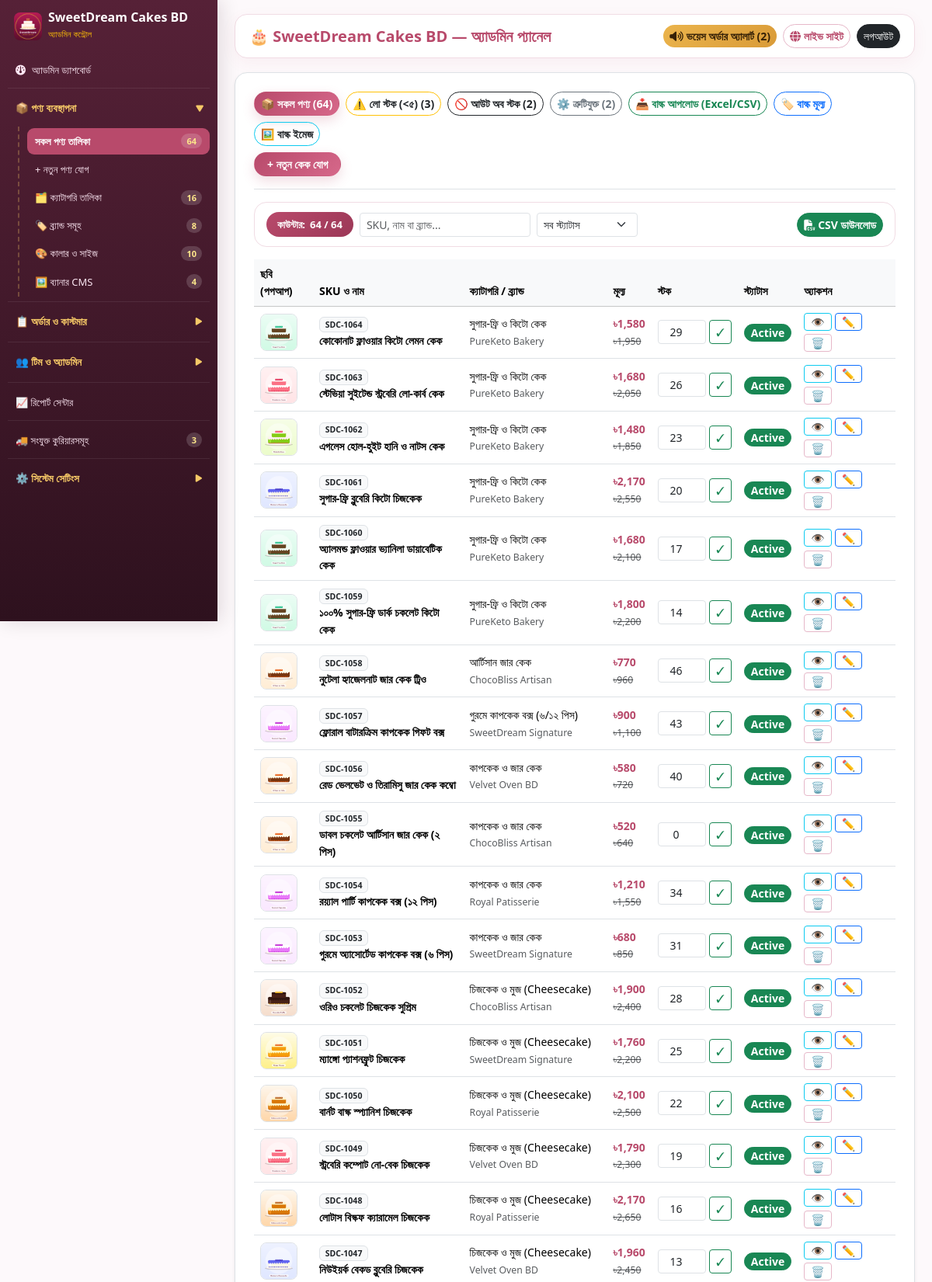
The app's page /admin/index.php?tab=products (signed in, upper part) with its own data.
### tables this page shows
CREATE TABLE products (
    id INTEGER PRIMARY KEY AUTOINCREMENT,
    sku TEXT UNIQUE NOT NULL,
    name TEXT NOT NULL,
    slug TEXT UNIQUE NOT NULL,
    category_id INTEGER NOT NULL,
    brand_id INTEGER NOT NULL,
    regular_price REAL NOT NULL,
    discount_price REAL NOT NULL,
    discount_percent INTEGER DEFAULT 0,
    stock INTEGER DEFAULT 10,
    defective_flag INTEGER DEFAULT 0,
    defective_note TEXT DEFAULT '',
    rating REAL DEFAULT 4.8,
    review_count INTEGER DEFAULT 0,
    short_desc TEXT DEFAULT '',
    desc_step1 TEXT DEFAULT '',
    desc_step2 TEXT DEFAULT '',
    desc_step3 TEXT DEFAULT '',
    delivery_info TEXT DEFAULT '',
    benefits_info TEXT DEFAULT '',
    authentic_info TEXT DEFAULT '',
    replacement_info TEXT DEFAULT '',
    images_json TEXT DEFAULT '[]',
    variants_json TEXT DEFAULT '[]',
    is_featured INTEGER DEFAULT 1,
    status INTEGER DEFAULT 1,
    created_at TEXT DEFAULT CURRENT_TIMESTAMP
);

CREATE TABLE categories (
    id INTEGER PRIMARY KEY AUTOINCREMENT,
    parent_id INTEGER DEFAULT 0,
    name TEXT NOT NULL,
    slug TEXT UNIQUE NOT NULL,
    icon TEXT DEFAULT 'fa-cake-candles',
    image TEXT DEFAULT '',
    sort_order INTEGER DEFAULT 0,
    status INTEGER DEFAULT 1
);

CREATE TABLE brands (
    id INTEGER PRIMARY KEY AUTOINCREMENT,
    name TEXT NOT NULL,
    slug TEXT UNIQUE NOT NULL,
    logo TEXT DEFAULT '',
    description TEXT DEFAULT '',
    status INTEGER DEFAULT 1
);

### includes/functions.php (called while the page is built, shortened)
<?php
require_once __DIR__ . '/config.php';
function format_tk(float $amount): string {
    return setting('currency', '৳') . number_format($amount, 0);
}
function product_images(array $p): array {
    $imgs = json_decode($p['images_json'] ?? '[]', true);
    return $imgs;
}

### includes/config.php (called while the page is built, shortened)
<?php
function admin_img_src(string $path): string {
    return '../' . ltrim($path, '/');
}
function db(): PDO {
    static $pdo = null;
    if ($pdo === null) {
        $pdo = new PDO('sqlite:' . DB_PATH, null, null, [
            PDO::ATTR_ERRMODE => PDO::ERRMODE_EXCEPTION,
            PDO::ATTR_DEFAULT_FETCH_MODE => PDO::FETCH_ASSOC,
        ]);
        $pdo->exec('PRAGMA journal_mode = WAL;');
        $pdo->exec('PRAGMA synchronous = NORMAL;');
        $pdo->exec('PRAGMA temp_store = MEMORY;');
        $pdo->exec('PRAGMA cache_size = -16000;');
        $pdo->exec('PRAGMA foreign_keys = ON;');
    }
    return $pdo;
}
function get_settings(bool $forceReload = false): array {
    static $settings = null;
    if ($settings === null || $forceReload) {
        $settings = [
            'site_name' => 'SweetDream Cakes BD',
            'site_bn_name' => 'সুইটড্রিম কেকস বিডি',
            'tagline' => 'সকল প্রকার প্রিমিয়াম ও কাস্টম কেকের বিশ্বস্ত অনলাইন বেকারি',
            'phone' => '+880 1581-703822',
            'phone2' => '+880 1818-273838',
            'whatsapp' => '8801581703822',
            'email' => 'jainal.dcitbd@gmail.com',
            'address' => 'চৌধুরী প্লাজা, নিচতলা, রুম নং ৩, পদুয়ার বাজার বিশ্বরোড, কুমিল্লা-৩৫০০, বাংলাদেশ',
            'notice_text' => '🎂 যেকোনো কেক অর্ডারে পাচ্ছেন ৩৫% পর্যন্ত ছাড়! সেইম-ডে এক্সপ্রেস ডেলিভারি চালু আছে | হটলাইন: 01581-703822 | কাস্টম ফটো ও বার্থডে কেকের জন্য হোয়াটসঅ্যাপে অর্ডার করুন।',
            'currency' => '৳',
            'delivery_inside' => '70',
            'delivery_outside' => '130',
            'free_delivery_min' => '2500',
            'facebook_url' => 'https://facebook.com/sweetdreamcakesbd',
            'instagram_url' => 'https://instagram.com/sweetdreamcakesbd',
            'youtube_url' => 'https://youtube.com/@sweetdreamcakesbd',
            'tiktok_url' => 'https://tiktok.com/@sweetdreamcakesbd',
            'linkedin_url' => 'https://linkedin.com/company/sweetdreamcakesbd',
            'twitter_url' => 'https://x.com/sweetdreamcakes',
            'map_embed_url' => 'https://www.google.com/maps?q=Paduar+Bazar+Bishwa+Road+Comilla+Bangladesh&output=embed',
            'business_hours' => 'প্রতিদিন সকাল ৯:০০ টা — রাত ১১:০০ টা (সপ্তাহে ৭ দিন)',
            'telegram_bot_token' => '',
            'telegram_chat_id' => '',
            'meta_pixel_id' => '',
        ];
        try {
            $rows = db()->query("SELECT setting_key, setting_value FROM settings")->fetchAll();
            foreach ($rows as $r) {
                $settings[$r['setting_key']] = $r['setting_value'];
            }
        } catch (Throwable $e) {}
    }
    return $settings;
}
function setting(string $key, string $default = ''): string {
    $all = get_settings();
    return $all[$key] ?? $default;
}
function e($str): string {
    return htmlspecialchars((string)$str, ENT_QUOTES, 'UTF-8');
}

### admin/views_products.php (the view, shortened to what this page needs)
<?php
if ($tab === 'products'):
    $sub = $_GET['sub'] ?? 'all';
    $where = '1=1';
    $rows = $pdo->query("SELECT p.*, c.name AS cat_name, b.name AS brand_name FROM products p LEFT JOIN categories c ON c.id=p.category_id LEFT JOIN brands b ON b.id=p.brand_id WHERE {$where} ORDER BY p.id DESC")->fetchAll();
?>
<div class="bg-white p-4 rounded-4 border shadow-sm">
  <div class="d-flex flex-wrap justify-content-between align-items-center gap-2 mb-3 pb-3 border-bottom">
    <div class="d-flex flex-wrap gap-2">
      <a href="?tab=products&sub=all" class="btn btn-sm rounded-pill fw-bold <?= $sub==='all'?'btn-danger':'btn-outline-danger' ?>">📦 সকল পণ্য (<?= $cnt['products'] ?>)</a>
      <a href="?tab=products&sub=low_stock" class="btn btn-sm rounded-pill fw-bold <?= $sub==='low_stock'?'btn-warning':'btn-outline-warning text-dark' ?>">⚠️ লো স্টক (&lt;৫) (<?= $cnt['low_stock'] ?>)</a>
      <a href="?tab=products&sub=out_stock" class="btn btn-sm rounded-pill fw-bold <?= $sub==='out_stock'?'btn-dark':'btn-outline-dark' ?>">🚫 আউট অব স্টক (<?= $cnt['out_stock'] ?>)</a>
      <a href="?tab=products&sub=defective" class="btn btn-sm rounded-pill fw-bold <?= $sub==='defective'?'btn-secondary':'btn-outline-secondary' ?>">⚙️ ত্রুটিযুক্ত (<?= $cnt['defective'] ?>)</a>
      <a href="?tab=products&sub=bulk_upload" class="btn btn-sm rounded-pill fw-bold <?= $sub==='bulk_upload'?'btn-success':'btn-outline-success' ?>">📥 বাল্ক আপলোড (Excel/CSV)</a>
      <a href="?tab=products&sub=bulk_price" class="btn btn-sm rounded-pill fw-bold <?= $sub==='bulk_price'?'btn-primary':'btn-outline-primary' ?>">🏷️ বাল্ক মূল্য</a>
      <a href="?tab=products&sub=bulk_image" class="btn btn-sm rounded-pill fw-bold <?= $sub==='bulk_image'?'btn-info text-dark':'btn-outline-info text-dark' ?>">🖼️ বাল্ক ইমেজ</a>
    </div>
    <a href="?tab=add_product" class="btn btn-sm btn-danger rounded-pill fw-bold px-3">+ নতুন কেক যোগ</a>
  </div>
  <?php if ($sub === 'bulk_upload'): ?>
    <h6 class="fw-bold text-success mb-2">📥 বাল্ক পণ্য আপলোড (Excel / CSV ফাইল)</h6>
    <p class="small text-muted">কলাম: <code>sku, name, category_id, brand_id, regular_price, discount_price, stock, image_url</code></p>
    <form method="post" enctype="multipart/form-data" id="bulkExcelForm" class="d-flex gap-2 flex-wrap align-items-center">
      <input type="hidden" name="admin_action" value="bulk_upload_csv">
      <input type="file" name="csv_file" id="bulkExcelInput" class="form-control" style="max-width:340px;" accept=".csv,.xls,.xlsx" required>
      <button type="submit" class="btn btn-success rounded-pill fw-bold px-4">Excel / CSV আপলোড</button>
      <button type="button" class="btn btn-outline-secondary btn-sm rounded-pill" onclick="downloadSampleCakeCSV()">📥 টেমপ্লেট ফাইল ডাউনলোড</button>
    </form>
    <script src="https://cdn.jsdelivr.net/npm/xlsx@0.18.5/dist/xlsx.full.min.js"></script>
    <script>
    function downloadSampleCakeCSV() {
      const csv = "\uFEFFsku,name,category_id,brand_id,regular_price,discount_price,stock,image_url\nSDC-9001,Royal Chocolate Cake,2,1,1800,1450,15,assets/images/cakes/chocolate-truffle.png\n";
      const a = document.createElement("a");
      a.href = URL.createObjectURL(new Blob([csv], {type:"text/csv;charset=utf-8;"}));
      a.download = "cake-bulk-template.csv"; a.click();
    }
    document.getElementById("bulkExcelInput")?.addEventListener("change", async (e) => {
      const f = e.target.files[0];
      if (!f || f.name.toLowerCase().endsWith(".csv") || typeof XLSX === "undefined") return;
      const buf = await f.arrayBuffer();
      const wb = XLSX.read(buf, {type:"array"});
      const csvStr = XLSX.utils.sheet_to_csv(wb.Sheets[wb.SheetNames[0]]);
      const dt = new DataTransfer();
      dt.items.add(new File([csvStr], "converted.csv", {type:"text/csv"}));
      e.target.files = dt.files;
      showToast("✅ Excel ফাইল প্রস্তুত হয়েছে, এখন আপলোড চাপুন!", "success");
    });
    </script>
  <?php else: ?>
    <div class="digital-filter-bar">
      <div class="d-flex flex-wrap gap-2 align-items-center">
        <span class="digital-counter-pill">কাউন্টার: <span id="admProdCnt"><?= count($rows) ?> / <?= count($rows) ?></span></span>
        <input type="text" id="admProdSearch" class="form-control form-control-sm" style="width:220px;" placeholder="SKU, নাম বা ব্র্যান্ড..." oninput="filterDigitalTable('admProdTbl','admProdSearch','admProdStat','admProdCnt')">
        <select id="admProdStat" class="form-select form-select-sm" style="width:130px;" onchange="filterDigitalTable('admProdTbl','admProdSearch','admProdStat','admProdCnt')">
          <option value="">সব স্ট্যাটাস</option><option value="active">Active</option><option value="inactive">Deactive</option>
        </select>
      </div>
      <button class="btn btn-sm btn-success rounded-pill fw-bold" onclick="exportTableToCSV('admProdTbl','products.csv')"><i class="fa-solid fa-file-csv me-1"></i>CSV ডাউনলোড</button>
    </div>
    <div class="table-responsive">
      <table class="table table-hover align-middle small" id="admProdTbl">
        <thead class="table-light"><tr><th>ছবি (পপআপ)</th><th>SKU ও নাম</th><th>ক্যাটাগরি / ব্র্যান্ড</th><th>মূল্য</th><th>স্টক</th><th>স্ট্যাটাস</th><th class="no-csv">অ্যাকশন</th></tr></thead>
        <tbody>
          <?php foreach ($rows as $r): $imgSrc = admin_img_src(product_images($r)[0]); $isAct = (int)$r['status'] === 1; ?>
            <tr data-status="<?= $isAct ? 'active' : 'inactive' ?>">
              <td><img src="<?= e($imgSrc) ?>" width="48" height="48" class="rounded-3 object-fit-cover border" style="cursor:zoom-in;" onclick="openImagePopup(this.src)" title="বড় করে দেখতে ক্লিক করুন"></td>
              <td><span class="badge bg-light text-dark border"><?= e($r['sku']) ?></span><div class="fw-bold"><?= e($r['name']) ?></div></td>
              <td><?= e($r['cat_name']) ?><br><small class="text-muted"><?= e($r['brand_name']) ?></small></td>
              <td><strong class="text-danger"><?= format_tk((float)$r['discount_price']) ?></strong><br><small class="text-muted text-decoration-line-through"><?= format_tk((float)$r['regular_price']) ?></small></td>
              <td>
                <form method="post" class="d-flex gap-1" style="width:95px;">
                  <input type="number" name="stock" value="<?= (int)$r['stock'] ?>" class="form-control form-control-sm text-center">
                  <button class="btn btn-sm btn-outline-success py-0 px-2">✓</button>
                </form>
              </td>
              <td>
                <form method="post">
                  <button class="btn btn-sm py-0 rounded-pill fw-bold <?= $isAct ? 'btn-success' : 'btn-secondary' ?>"><?= $isAct ? 'Active' : 'Deactive' ?></button>
                </form>
              </td>
              <td class="no-csv">
                <div class="d-flex gap-1 flex-wrap">
                  <a href="../product.php?slug=<?= e($r['slug']) ?>" target="_blank" class="btn btn-sm btn-outline-info py-0" title="প্রিভিউ">👁️</a>
                  <a href="?tab=edit_product&id=<?= (int)$r['id'] ?>" class="btn btn-sm btn-outline-primary py-0" title="এডিট">✏️</a>
                  <form method="post" onsubmit="return confirm('ডিলিট করবেন?')" class="d-inline">
                    <button class="btn btn-sm btn-outline-danger py-0" title="ডিলিট">🗑️</button>
                  </form>
                </div>
              </td>
            </tr>
          <?php endforeach; ?>
        </tbody>
      </table>
    </div>
  <?php endif; ?>
</div>
<?php endif; ?>

### assets/css/style.css (style rules this page uses)
:root { --brand-primary: #b84a6b; --brand-primary-light: #d6688a; --brand-primary-dark: #742a44; --brand-accent: #d99b38; --brand-accent-soft: #fef8eb; --brand-soft: #fdf5f8; --brand-soft-2: #f9eaf0; --brand-border: #f1dce4; --bg-body: #fffcfe; --bg-surface: #ffffff; --text-main: #2f2028; --text-muted: #73606a; --shadow-card: 0 8px 26px rgba(184, 74, 107, 0.06); --shadow-hover: 0 16px 38px rgba(184, 74, 107, 0.14); --radius-card: 20px; }
* { box-sizing: border-box; }
html { overflow-x: hidden; -webkit-text-size-adjust: 100%; }
body { font-family: 'Kalpurush', 'Plus Jakarta Sans', system-ui, -apple-system, sans-serif; background: var(--bg-body); color: var(--text-main); overflow-x: hidden; position: relative; min-height: 100vh; line-height: 1.55; }
button, input, select, textarea { font-family: inherit; }
a { text-decoration: none; color: inherit; transition: color 0.2s ease, background 0.2s ease; }
.text-danger { color: var(--brand-primary) !important; }
.btn-danger { background: linear-gradient(135deg, #b84a6b, #d6688a); border-color: transparent; color: #fff; box-shadow: 0 6px 16px rgba(184, 74, 107, 0.2); }
.btn-outline-danger { color: var(--brand-primary); border-color: #e6b8c9; }
.bg-white { background-color: var(--bg-surface) !important; }
.digital-filter-bar { background: var(--bg-surface); border: 1px solid var(--brand-border); border-radius: 16px; padding: 12px 15px; display: flex; flex-wrap: wrap; gap: 10px; align-items: center; justify-content: space-between; margin-bottom: 16px; }
.digital-counter-pill { background: linear-gradient(135deg, #b84a6b, #9c3857); color: #fff; font-weight: 700; font-size: 13px; padding: 6px 14px; border-radius: 50px; display: inline-flex; align-items: center; gap: 6px; }

### admin/index.php (style rules this page uses)
body { background: #fdf9fb; font-family: 'Kalpurush', system-ui, sans-serif; }

### records on screen
products: category "3", brand "2"
products: sku "SDC-1064", name "কোকোনাট ফ্লাওয়ার কিটো লেমন কেক", category.name "সুগার-ফ্রি ও কিটো কেক", brand.name "PureKeto Bakery", discount_price "৳1,580", regular_price "৳1,950", stock "29", status "Active"
products: sku "SDC-1063", name "স্টেভিয়া সুইটেন্ড স্ট্রবেরি লো-কার্ব কেক", category.name "সুগার-ফ্রি ও কিটো কেক", brand.name "PureKeto Bakery", discount_price "৳1,680", regular_price "৳2,050", stock "26", status "Active"
products: shows a picture, sku "SDC-1062", name "এগলেস হোল-হুইট হানি ও নাটস কেক", category.name "সুগার-ফ্রি ও কিটো কেক", brand.name "PureKeto Bakery", discount_price "৳1,480", regular_price "৳1,850", stock "23", status "Active"
products: sku "SDC-1061", name "সুগার-ফ্রি ব্লুবেরি কিটো চিজকেক", category.name "সুগার-ফ্রি ও কিটো কেক", brand.name "PureKeto Bakery", discount_price "৳2,170", regular_price "৳2,550", stock "20", status "Active"
products: sku "SDC-1060", name "অ্যালমন্ড ফ্লাওয়ার ভ্যানিলা ডায়াবেটিক কেক", category.name "সুগার-ফ্রি ও কিটো কেক", brand.name "PureKeto Bakery", discount_price "৳1,680", regular_price "৳2,100", stock "17", status "Active"
products: sku "SDC-1059", name "১০০% সুগার-ফ্রি ডার্ক চকলেট কিটো কেক", category.name "সুগার-ফ্রি ও কিটো কেক", brand.name "PureKeto Bakery", discount_price "৳1,800", regular_price "৳2,200", stock "14", status "Active"
products: sku "SDC-1058", name "নুটেলা হ্যাজেলনাট জার কেক ট্রিও", category.name "আর্টিসান জার কেক", brand.name "ChocoBliss Artisan", discount_price "৳770", regular_price "৳960", stock "46", status "Active"
products: sku "SDC-1057", name "ফ্লোরাল বাটারক্রিম কাপকেক গিফট বক্স", category.name "গুরমে কাপকেক বক্স (৬/১২ পিস)", brand.name "SweetDream Signature", discount_price "৳900", regular_price "৳1,100", stock "43", status "Active"
products: sku "SDC-1056", name "রেড ভেলভেট ও তিরামিসু জার কেক কম্বো", category.name "কাপকেক ও জার কেক", brand.name "Velvet Oven BD", discount_price "৳580", regular_price "৳720", stock "40", status "Active"
products: sku "SDC-1055", name "ডাবল চকলেট আর্টিসান জার কেক (২ পিস)", category.name "কাপকেক ও জার কেক", brand.name "ChocoBliss Artisan", discount_price "৳520", regular_price "৳640", stock "0", status "Active"
products: sku "SDC-1054", name "রয়্যাল পার্টি কাপকেক বক্স (১২ পিস)", category.name "কাপকেক ও জার কেক", brand.name "Royal Patisserie", discount_price "৳1,210", regular_price "৳1,550", stock "34", status "Active"
products: sku "SDC-1053", name "গুরমে অ্যাসোর্টেড কাপকেক বক্স (৬ পিস)", category.name "কাপকেক ও জার কেক", brand.name "SweetDream Signature", discount_price "৳680", regular_price "৳850", stock "31", status "Active"
products: shows a picture, sku "SDC-1052", name "ওরিও চকলেট চিজকেক সুপ্রিম", category.name "চিজকেক ও মুজ (Cheesecake)", brand.name "ChocoBliss Artisan", discount_price "৳1,900", regular_price "৳2,400", stock "28", status "Active"
products: shows a picture, sku "SDC-1051", name "ম্যাঙ্গো প্যাশনফ্রুট চিজকেক", category.name "চিজকেক ও মুজ (Cheesecake)", brand.name "SweetDream Signature", discount_price "৳1,760", regular_price "৳2,200", stock "25", status "Active"
products: sku "SDC-1050", name "বার্নট বাস্ক স্প্যানিশ চিজকেক", category.name "চিজকেক ও মুজ (Cheesecake)", brand.name "Royal Patisserie", discount_price "৳2,100", regular_price "৳2,500", stock "22", status "Active"
products: sku "SDC-1049", name "স্ট্রবেরি কম্পোট নো-বেক চিজকেক", category.name "চিজকেক ও মুজ (Cheesecake)", brand.name "Velvet Oven BD", discount_price "৳1,790", regular_price "৳2,300", stock "19", status "Active"
products: sku "SDC-1048", name "লোটাস বিস্কফ ক্যারামেল চিজকেক", category.name "চিজকেক ও মুজ (Cheesecake)", brand.name "Royal Patisserie", discount_price "৳2,170", regular_price "৳2,650", stock "16", status "Active"
products: sku "SDC-1047", name "নিউইয়র্ক বেকড ব্লুবেরি চিজকেক", category.name "চিজকেক ও মুজ (Cheesecake)", brand.name "Velvet Oven BD", discount_price "৳1,960", regular_price "৳2,450", stock "13", status "Active"

### other values on screen
setting('site_name', 'SweetDream') "SweetDream Cakes BD"
$cnt['products'] "64"
$cnt['categories'] "16"
$cnt['brands'] "8"
$cnt['variants'] "10"
$cnt['banners'] "4"
$cnt['couriers'] "3"
setting('site_name', 'SweetDream Cakes') "SweetDream Cakes BD"
$cnt['unread_notif'] "2"
count($rows) "64"
